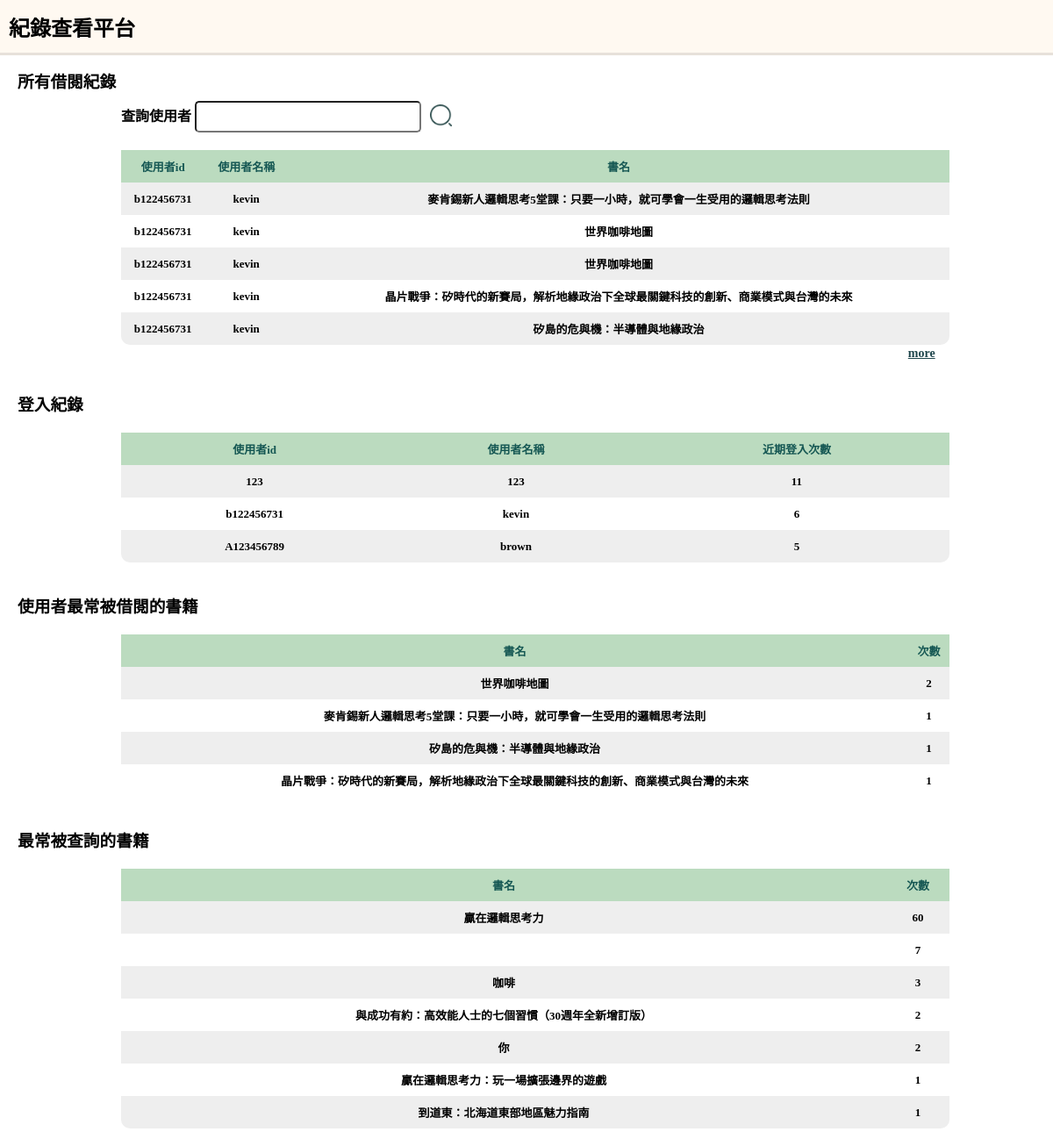
Page /supervise on the committed database.
### tables this page shows
CREATE TABLE "logintopic" (
	"No"	INTEGER,
	"user_ssn"	TEXT,
	"user_name"	TEXT,
	"behavior"	TEXT,
	PRIMARY KEY("No" AUTOINCREMENT)
);

### app.py (the view)
@app.route('/supervise')
def all():
  def super_user_record():
    con = sql.connect("borrowtopic.db")
    con.row_factory = sql.Row
    cur = con.cursor()
    cur.execute("SELECT user_ssn,user_name,book_name FROM borrowtopic")
    data = cur.fetchall()
    con.close()
    for row in data:
      print(row["user_ssn"])
      print(row["user_name"])
      print(row["book_name"])
    return data
  def super_frquent_user():
    con = sql.connect("logintopic.db")
    con.row_factory = sql.Row
    cur = con.cursor()
    cur.execute("SELECT user_ssn, user_name, COUNT(user_ssn) AS num FROM logintopic GROUP BY user_ssn ORDER BY COUNT(user_ssn) DESC")
    data = cur.fetchall()
    con.close()
    for row in data:
      print(row["user_ssn"])
      print(row["user_name"])
    return data
  def super_book_borrowed():
    con = sql.connect("borrowtopic.db")
    con.row_factory = sql.Row
    cur = con.cursor()
    cur.execute("SELECT book_name, COUNT(book_name) as num FROM borrowtopic GROUP BY book_name ORDER BY COUNT(book_name) DESC")
    data = cur.fetchall()
    con.close()
    for row in data:
      print(row["book_name"])
    return data
  def super_book_searched():
    con = sql.connect("searchtopic.db")
    con.row_factory = sql.Row
    cur = con.cursor()
    cur.execute("SELECT book_name, COUNT(book_name) as num FROM searchtopic GROUP BY book_name ORDER BY COUNT(book_name) DESC")
    data = cur.fetchall()
    con.close()
    for row in data:
      print(row["book_name"])
    return data
  return render_template("supervise.html",freq = super_frquent_user(), borrow = super_user_record(), bookborrow = super_book_borrowed(), search = super_book_searched())

### templates/supervise.html (shortened to what this page needs)
<!DOCTYPE html>
<html lang="en">
<head>
</head>
<body>
    <h2 class="title1">紀錄查看平台</h2>
    <hr width="100%" ></hr>
    <div class="block1">
        <h3 class="title2">所有借閱紀錄</h3>
        <form class="table1" action="/user_record_search">
            <font style="font-weight: bolder;">查詢使用者</font>
            <input class="inputArea" type="text" name="user_search" />
            <button class='searchBtn'><img style="margin-bottom: -6px;" width="25px" height="25px"
                    src="./static/images/search.png" /></button>
        </form>
        <div class="main">
            <table class="allRec">
                <thead>
                    <td>使用者id</td>
                    <td>使用者名稱</td>
                    <td>書名</td>
                </thead>
                <tbody>
                    {% for row in borrow %}
                    <tr>
                        <td>{{row["user_ssn"]}}</td>
                        <td>{{row["user_name"]}}</td>
                        <td>{{row["book_name"]}}</td>
                    </tr>
                    {% endfor %}
                </tbody>
            </table>
            <a href="" class="more">more</a>
        </div>
        <h3 class="title2">登入紀錄</h3>
        <div class="main">
            <table>
                <thead>
                    <td>使用者id</td>
                    <td>使用者名稱</td>
                    <td>近期登入次數</td>
                </thead>
                <tbody>
                    {% for row in freq %}
                    <tr>
                        <td>{{row["user_ssn"]}}</td>
                        <td>{{row["user_name"]}}</td>
                        <td>{{row["num"]}}</td>
                    </tr>
                    {% endfor %}
                </tbody>
            </table>
        </div>
        <h3 class="title2">使用者最常被借閱的書籍</h3>
        <div class="main">
            <table>
                <thead>
                    <td>書名</td>
                    <td>次數</td>
                </thead>
                <tbody>
                    {% for row in bookborrow %}
                    <tr>
                        <td>{{row["book_name"]}}</td>
                        <td>{{row["num"]}}</td>
                    </tr>
                    {% endfor %}
                </tbody>
            </table>
        </div>
        <h3 class="title2">最常被查詢的書籍</h3>
        <div class="main">
            <table>
                <thead>
                    <td>書名</td>
                    <td>次數</td>
                </thead>
                <tbody>
                    {% for row in search %}
                    <tr>
                        <td>{{row["book_name"]}}</td>
                        <td>{{row["num"]}}</td>
                    </tr>
                    {% endfor %}
                </tbody>
            </table>
        </div>
    </div>
</body>
</html>

### templates/supervise.html (style rules this page uses)
* { margin: 0%; }
.title1 { height:60px; width: 100%; display: flex; align-items: center; padding-left: 10px; background-color: #FFF9F1; color: black; font-weight: bold; }
.title2 { padding-top: 15px; }
.block1 { padding-left: 20px; }
.table1 { width: 80%; margin: 20px auto; margin-top: 10px; }
.inputArea { border-radius: 5px; width: 250px; height: 30px; }
.searchBtn { background-color: white; border: none; }
.main { width: 80%; margin: 20px auto; }
table { border-spacing: 0; width: 100%; border-collapse: collapse; }
tr { text-align: center; }
td { height: 35px; font-size: 13px; font-weight: bolder; }
table tbody tr:nth-child(odd) { background-color: #eee }
table thead { background-color: #BBDBBF; color: rgb(21, 87, 83); font-size: 14px; font-weight: bolder; }
table tbody tr:last-child td:first-child { border-radius: 0 0 0 10px; }
table tbody tr:last-child td:last-child { border-radius: 0 0 10px 0; }
hr { border:none; border-top: 3px solid #e7e1da; }
.more { font-size: 14px; padding-left: 95%; font-weight: bolder; color: rgb(31, 70, 76); }

### rows in the picture
logintopic: user_ssn "A123456789", user_name "brown", num "5"

### other values in the picture
{{ row["user_ssn"] }} "b122456731" "b122456731" "b122456731" "b122456731" "b122456731"
{{ row["user_name"] }} "kevin" "kevin" "kevin" "kevin" "kevin"
{{ row["book_name"] }} "麥肯錫新人邏輯思考5堂課：只要一小時，就可學會一生受用的邏輯思考法則" "世界咖啡地圖" "世界咖啡地圖" "晶片戰爭：矽時代的新賽局，解析地緣政治下全球最關鍵科技的創新、商業模式與台灣的未來" "矽島的危與機：半導體與地緣政治"
{{ row["user_ssn"] }} "123" "b122456731"
{{ row["user_name"] }} "123" "kevin"
{{ row["num"] }} "11" "6"
{{ row["book_name"] }} "世界咖啡地圖" "麥肯錫新人邏輯思考5堂課：只要一小時，就可學會一生受用的邏輯思考法則" "矽島的危與機：半導體與地緣政治" "晶片戰爭：矽時代的新賽局，解析地緣政治下全球最關鍵科技的創新、商業模式與台灣的未來"
{{ row["num"] }} "2" "1" "1" "1"
{{ row["book_name"] }} "贏在邏輯思考力" "咖啡" "與成功有約：高效能人士的七個習慣（30週年全新增訂版）" "你" "贏在邏輯思考力：玩一場擴張邊界的遊戲" "到道東：北海道東部地區魅力指南"
{{ row["num"] }} "60" "7" "3" "2" "2" "1" "1"
